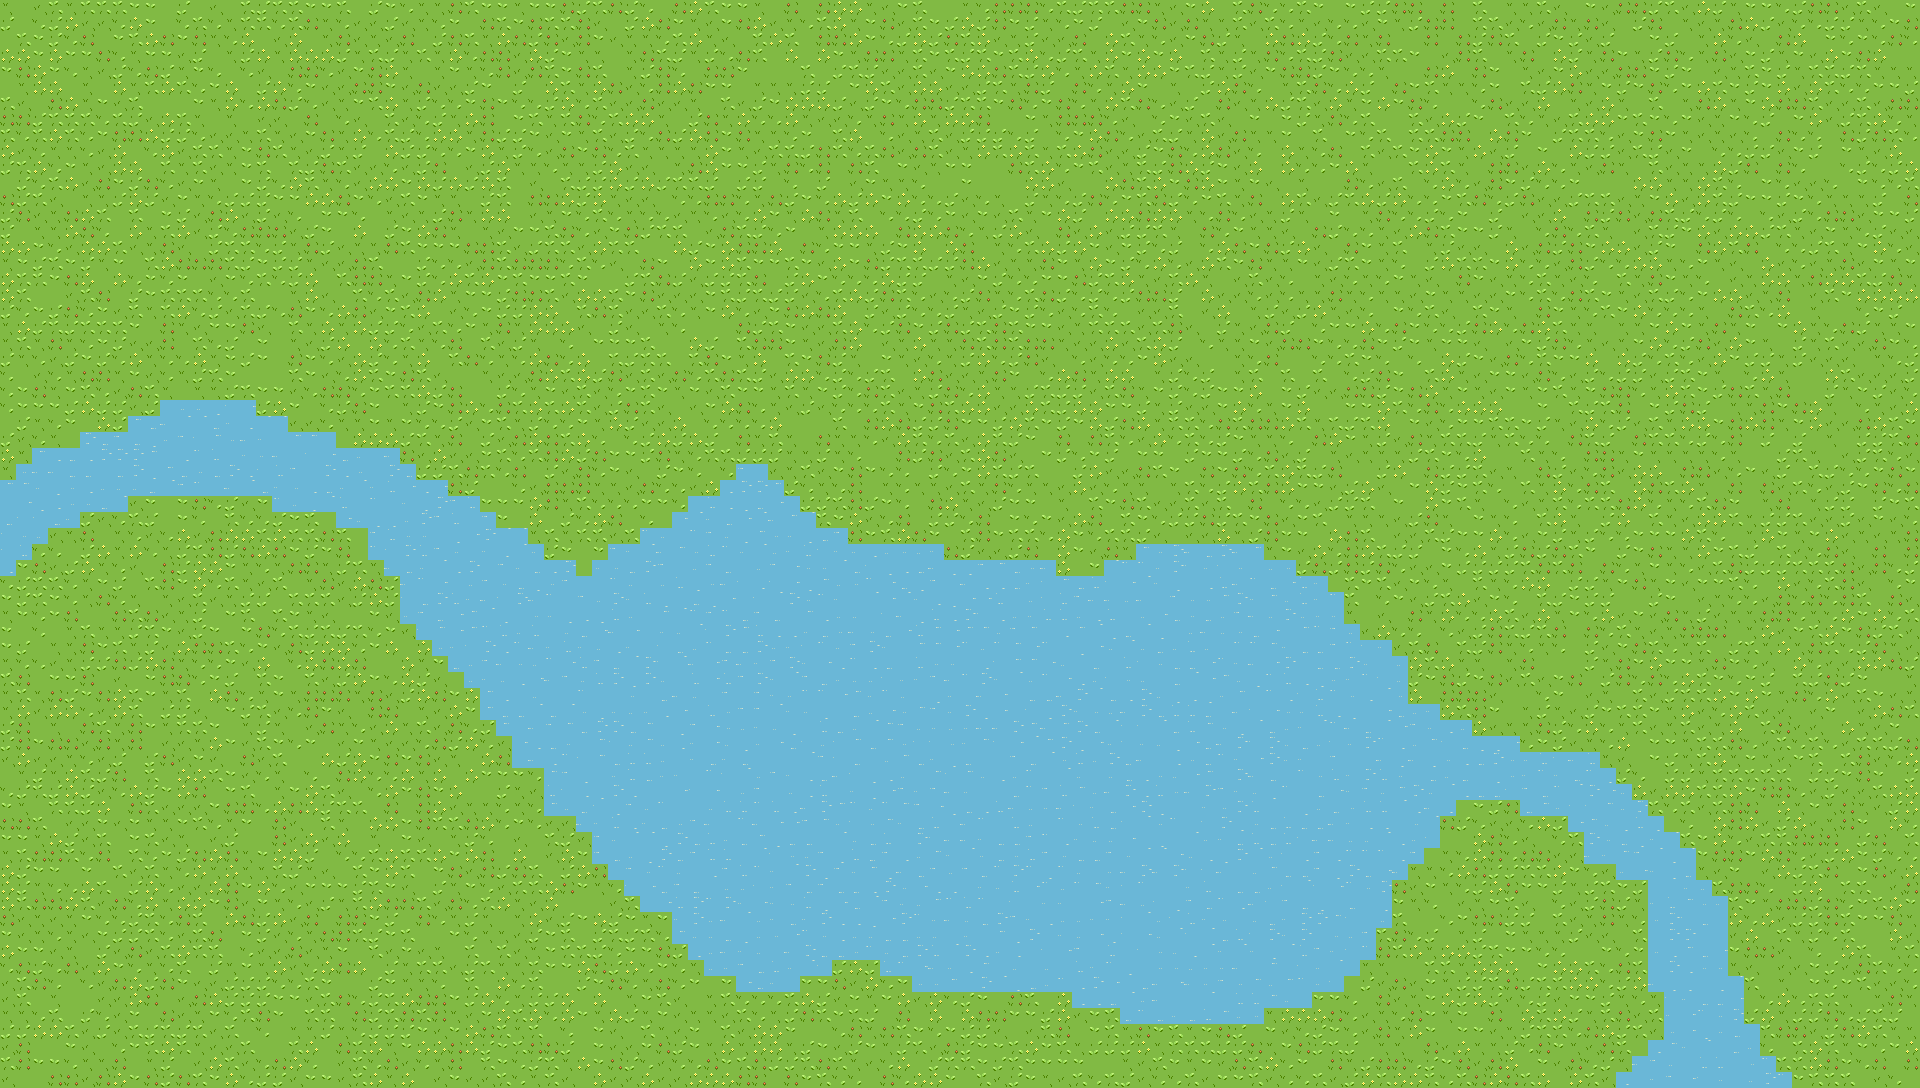

Tiled map render using the project's own tile images. Description and the map definition, with tile-layer contents summarised, below:
An orthogonal 120x68 tile map with 16x16 px tiles, 1 tile layer (Tile Layer 1), 2 tilesets.

<map version="1.10" tiledversion="1.11.2" orientation="orthogonal" renderorder="right-down" width="120" height="68" tilewidth="16" tileheight="16" infinite="0" nextlayerid="2" nextobjectid="1">
 <tileset firstgid="1" source="./GrassTileset.tsx" />
 <tileset firstgid="22" source="./WaterTileSet.tsx" />
 <layer id="1" name="Tile Layer 1" width="120" height="68">
  <data>[8160 cells, 8160 non-empty, 29 distinct tile ids]</data>
 </layer>
</map>
